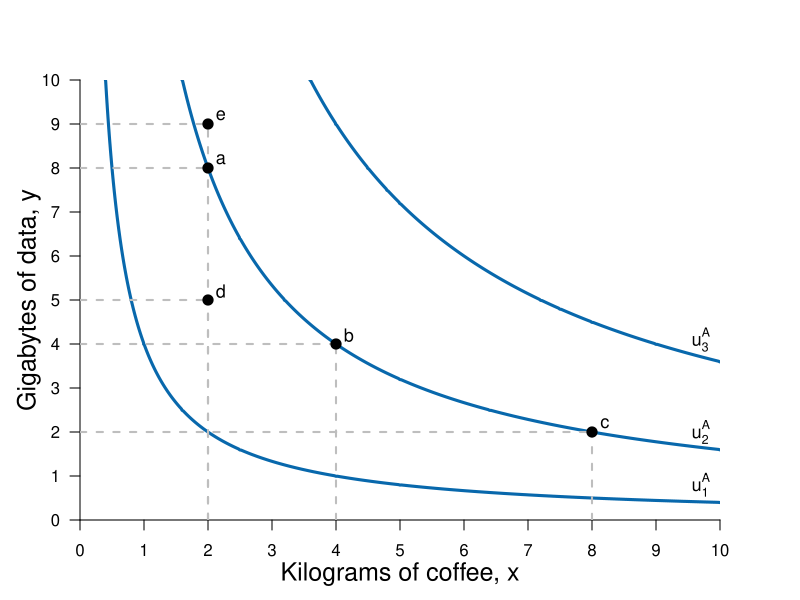

Generate this figure with R:
#Graph Designer: Simon Halliday
#Authors: Bowles, Foley and Halliday
#Title: Coordination, Conflict and Competition: A Text in Microeconomics

library(shape)
pdf(file = "mnathappendix/indiff_map_math.pdf", width = 8, height = 6)

#Set parameters for graphics
axislabelsize <- 1.5
labelsize <- 1.1
graphlinewidth <- 3
segmentlinewidth <- 2

COL <- c("#7fc97f", "#beaed4", "#fdc086", "#ffff99", "#386cb0", "#f0027f", "#bf5b17", "#666666")
COLA <- c("#e0f3db", "#99d8c9","#66c2a4","#41ae76", "#238b45", "#005824")
COLB <- c("#4eb3d3", "#2b8cbe", "#0868ac","#084081")

#Edited the margins to cater for the larger LHS labels
par(mar =  c(4, 4, 4, 4))

#Change this to make it log of l 

# ppf <- function(l, k = 0.5) {
#   k * (1/l)
# }

ppf <- function(x, k = 0.1, maxy = 8, alpha = 2) {
  maxy - k*x^alpha 
}

uFn <- function(x, y, alpha = 0.5){
  (x^alpha)*(y^(1-alpha))
}

xlims <- c(0, 10)
ylims <- c(0, 10)

npts <- 501 
x <- seq(xlims[1], xlims[2], length.out = npts)
y <- seq(ylims[1], ylims[2], length.out = npts) 
a <- c(2, 4, 6)

plot(0, 0, xlim = xlims, ylim = ylims, type = "n",
     xlab = expression(paste("")),
     ylab = expression(paste("")), 
     xaxt = "n", 
     yaxt = "n", 
     cex.lab = axislabelsize, 
     bty = "n", 
     xaxs="i", 
     yaxs="i"
)


ticksy <- seq(from = 0, to = ylims[2], by = 1)
ylabels <- seq(from = 0, to = ylims[2], by = 1)
ticksx <- seq(from = 0, to = xlims[2], by = 1)
xlabels <- seq(from = 0, to = xlims[2], by = 1)
# ticksy <- c(ylims[1], 5, 8, ylims[2])
# ylabels <- c(NA, expression(paste(y,"*")), expression(paste(bar(y))), NA)
# ticksx <- c(xlims[1], 5, 8.944272, xlims[2])
# xlabels <- c(NA, expression(paste(x,"*")), expression(paste(bar(x))), NA)

axis(1, at = ticksx, pos = 0, labels = xlabels)
axis(2, at = ticksy, pos = 0, labels = ylabels, las = 1)

npts <- 500 
xx1 <- seq(xlims[1], xlims[2], length.out = npts)
xx2 <- seq(0, xlims[2], length.out = npts)
xx3 <- seq(xlims[1], 0, length.out = npts)

#Draw the polygon for shading the feasible set
#xpoly1 <- seq(from = xlims[1], to = xlims[2], length.out = 500)
#ypoly1 <- ppf(xpoly1, k = 0.1, maxy = 8, alpha = 2)
#polygon(x = c(xpoly1, rev(xpoly1[1])), y = c(ypoly1, rev(ypoly1)[1]), col=COLA[1], density=NULL, border = NA)

#Draw the graphs
#lines(xx1, ppf(xx1, k = 0.1, maxy = 8, alpha = 2), col = COLA[5], lwd = graphlinewidth)
#lines(xx2, fishProd(xx2, k = 2), col = COLB[3], lwd = graphlinewidth)
#lines(xx3, feasibleLabor(xx3, time = 10), col = COL[3], lwd = graphlinewidth)
#lines(xx4, manufactureProd(xx4, k = 0.1, alpha = 2), col = COLB[4], lwd = graphlinewidth)

#Label the feasible frontier
# text(3.2, 1, expression("Feasible Frontier"), cex = labelsize)
# text(3.2, 0.5, expression("(production possibilities frontier)"), cex = labelsize)
# Arrows(4.35, 0.95, 8.1, 0.95, col = "black", lty = 1, lwd = 2, arr.type = "triangle", arr.lwd = 0.5)

contour(x, y, 
        outer(x, y, uFn),
        drawlabels = FALSE,
        col = COLB[3],
        lwd = graphlinewidth,
        levels = a, 
        xaxs="i", 
        yaxs="i", 
        add = TRUE)

#Axis labels
mtext(expression(paste("Kilograms of coffee, ", x)), side = 1, line = 2.5, cex = axislabelsize)
text(-0.8, 5, expression(paste("Gigabytes of data, ", y)), xpd = TRUE, cex = axislabelsize, srt = 90) 


#Segments before points
segments(0, 4, 4, 4, lty = 2, col = "gray", lwd = segmentlinewidth)
segments(4, 0, 4, 4, lty = 2, col = "gray", lwd = segmentlinewidth)

segments(0, 8, 2, 8, lty = 2, col = "gray", lwd = segmentlinewidth)
segments(2, 0, 2, 8, lty = 2, col = "gray", lwd = segmentlinewidth)

segments(0, 2, 8, 2, lty = 2, col = "gray", lwd = segmentlinewidth)
segments(8, 0, 8, 2, lty = 2, col = "gray", lwd = segmentlinewidth)

segments(0, 5, 2, 5, lty = 2, col = "gray", lwd = segmentlinewidth)
segments(2, 0, 2, 5, lty = 2, col = "gray", lwd = segmentlinewidth)

segments(0, 9, 2, 9, lty = 2, col = "gray", lwd = segmentlinewidth)
segments(2, 0, 2, 9, lty = 2, col = "gray", lwd = segmentlinewidth)


#Annotate points (4,4),(2,8),(8,2) on feasibility frontier
text(4.2, 4.2, expression(paste(b)), cex = labelsize)
points(4, 4, pch = 16, col = "black", cex = 1.5)

text(2.2, 8.2, expression(paste(a)), cex = labelsize)
points(2, 8, pch = 16, col = "black", cex = 1.5)

text(8.2, 2.2, expression(paste(c)), cex = labelsize)
points(8, 2, pch = 16, col = "black", cex = 1.5)


#Annotate points between the indifference curves along x = 2
text(2.2, 5.2, expression(paste(d)), cex = labelsize)
points(2, 5, pch = 16, col = "black", cex = 1.5)

text(2.2, 9.2, expression(paste(e)), cex = labelsize)
points(2, 9, pch = 16, col = "black", cex = 1.5)





#Add mrs = mrt at i
# text(5.25, 7.25, expression(paste(mrs(x,y) == mrt(x,y))), cex = labelsize)
# Arrows(5.25, 7, 5.25, 5.75, col = "black", lty = 1, lwd = 2, arr.type = "triangle", arr.lwd = 0.5)

#Label the indifference curves
text(9.7, .8, expression(u[1]^A), cex = labelsize)
text(9.7, 2, expression(u[2]^A), cex = labelsize)
text(9.7, 4.1, expression(u[3]^A), cex = labelsize)

dev.off()
